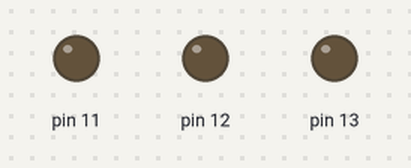
A sketch run on a simulated Arduino Uno, built with avr-gcc and run on an emulated ATmega328P. Parts: output pins drawn as LEDs (lit = HIGH).

Above: at 0.12 s.
At 1.12 s:
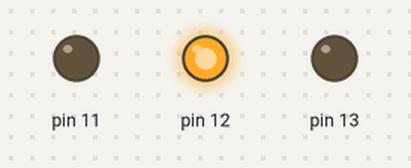
At 1.87 s:
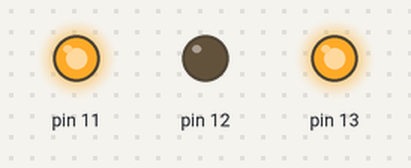
At 3.87 s:
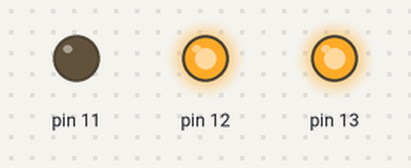
At 5.87 s:
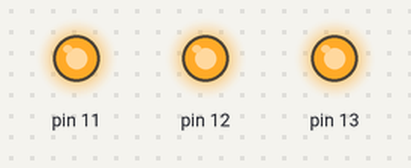
At 7.87 s:
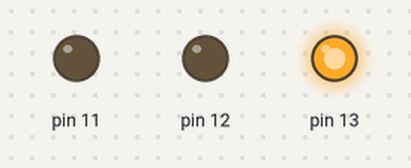
Timing chart, 0 to 8.2 s (numbered marks = the images above):
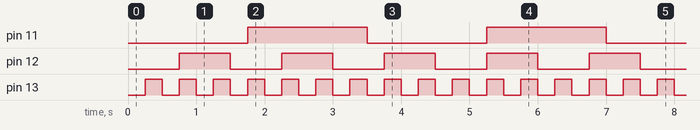

Measured:
- by itself, pin 11: alternates HIGH for 1.8 s and LOW for 1.8 s
- by itself, pin 12: alternates HIGH for 0.75 s and LOW for 0.75 s
- by itself, pin 13: alternates HIGH for 0.25 s and LOW for 0.25 s

The sketch:

Uebungsaufgabe_1.ino
```cpp
#include <avr/io.h>

const uint16_t LED0_ON_TIME_MS = 250;  // 2 Hz, 500ms pro Zyklus, 50% Tastgrad -> 250ms an-Zeit
const uint16_t LED1_ON_TIME_MS = LED0_ON_TIME_MS * 3;
const uint16_t LED2_ON_TIME_MS = LED0_ON_TIME_MS * 7;

int main(void) {
  DDRB = (1 << PB5) | (1 << PB4) | (1 << PB3);

  uint8_t elapsed_base_periods_led1 = 0;
  uint8_t elapsed_base_periods_led2 = 0;

  while (1) {

    _delay_ms(LED0_ON_TIME_MS);

    PORTB ^= (1 << PB5);

    elapsed_base_periods_led1++;
    if (elapsed_base_periods_led1 >= 3)
    {
      PORTB ^= (1 << PB4);
      elapsed_base_periods_led1 = 0;
    }

    elapsed_base_periods_led2++;
    if (elapsed_base_periods_led2 >= 7)
    {
      PORTB ^= (1 << PB3);
      elapsed_base_periods_led2 = 0;
    }
  }

  return 0;
}
```
